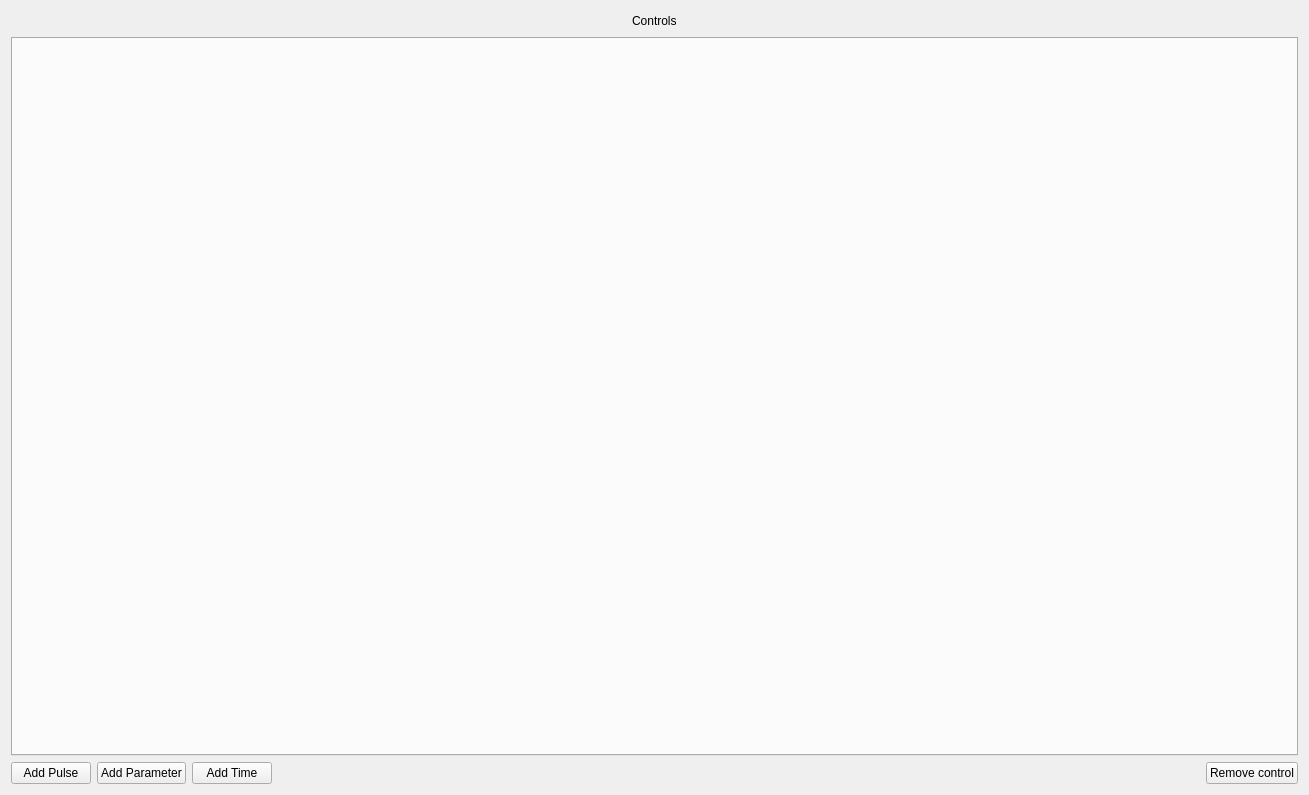
<?xml version="1.0" encoding="UTF-8"?>
<ui version="4.0">
 <class>Form</class>
 <widget class="QWidget" name="Form">
  <property name="geometry">
   <rect>
    <x>0</x>
    <y>0</y>
    <width>1309</width>
    <height>795</height>
   </rect>
  </property>
  <property name="windowTitle">
   <string>Form</string>
  </property>
  <layout class="QVBoxLayout" name="verticalLayout">
   <item>
    <layout class="QHBoxLayout" name="horizontalLayout_9">
     <item>
      <spacer name="horizontalSpacer_11">
       <property name="orientation">
        <enum>Qt::Horizontal</enum>
       </property>
       <property name="sizeHint" stdset="0">
        <size>
         <width>40</width>
         <height>20</height>
        </size>
       </property>
      </spacer>
     </item>
     <item>
      <widget class="QLabel" name="label_8">
       <property name="text">
        <string>Controls</string>
       </property>
      </widget>
     </item>
     <item>
      <spacer name="horizontalSpacer_12">
       <property name="orientation">
        <enum>Qt::Horizontal</enum>
       </property>
       <property name="sizeHint" stdset="0">
        <size>
         <width>40</width>
         <height>20</height>
        </size>
       </property>
      </spacer>
     </item>
    </layout>
   </item>
   <item>
    <widget class="QTabWidget" name="controls_tab"/>
   </item>
   <item>
    <layout class="QHBoxLayout" name="horizontalLayout">
     <item>
      <widget class="QPushButton" name="add_pulse_button">
       <property name="text">
        <string>Add Pulse</string>
       </property>
      </widget>
     </item>
     <item>
      <widget class="QPushButton" name="add_parameter_button">
       <property name="text">
        <string>Add Parameter</string>
       </property>
      </widget>
     </item>
     <item>
      <widget class="QPushButton" name="add_time_button">
       <property name="text">
        <string>Add Time</string>
       </property>
      </widget>
     </item>
     <item>
      <spacer name="horizontalSpacer">
       <property name="orientation">
        <enum>Qt::Horizontal</enum>
       </property>
       <property name="sizeHint" stdset="0">
        <size>
         <width>40</width>
         <height>20</height>
        </size>
       </property>
      </spacer>
     </item>
     <item>
      <widget class="QPushButton" name="remove_control_button">
       <property name="text">
        <string>Remove control</string>
       </property>
      </widget>
     </item>
    </layout>
   </item>
  </layout>
 </widget>
 <resources/>
 <connections/>
</ui>
